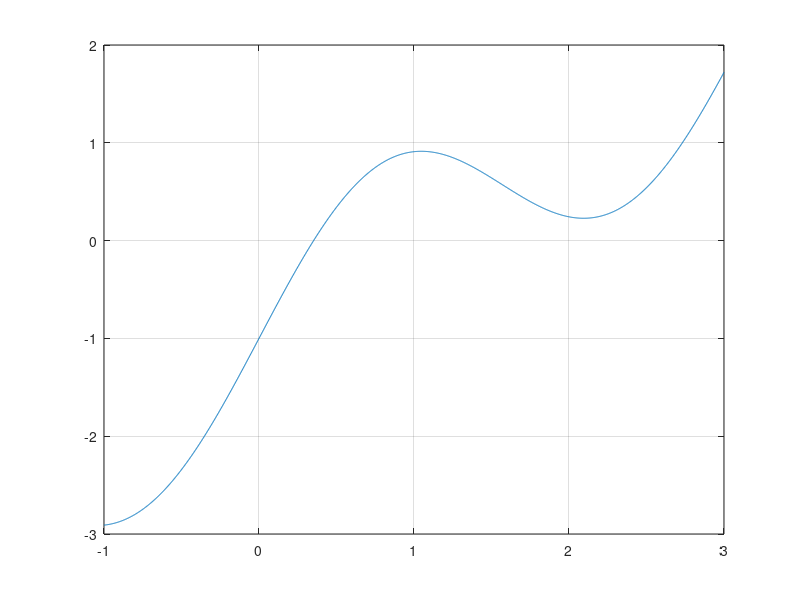

Source code (MATLAB): (Note: this script raises an error after producing the figure.)
fun = @(x) sin(2*x) - 1 + x; % inline function
a = -1; b = 3;
xv = linspace(a,b,2001); % xv=[a:(b-a)/2000:b]
plot(xv, fun(xv)); grid on; % plot of the function f
tol = 1e-1; nmax = 100;
[xvect,esterrvect,resvect,nit] = bisection(fun,a,b,tol,nmax);
x_nit = xvect(end); % final iterate (approximated zero); NOTE: length(xvect)=nit+1
fx_nit = resvect(end); % final residual fun(x nit); NOTE: length(resvect)=nit+1
hold on
plot(xvect,resvect,'*k',x_nit,fx_nit,'or'); % iterates in black, the final in red